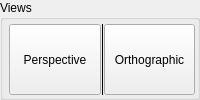
              <widget class="QGroupBox" name="view_group_box">
               <property name="maximumSize">
                <size>
                 <width>206</width>
                 <height>16777215</height>
                </size>
               </property>
               <property name="title">
                <string>Views</string>
               </property>
               <layout class="QHBoxLayout" name="horizontalLayout_43">
                <property name="spacing">
                 <number>0</number>
                </property>
                <property name="leftMargin">
                 <number>6</number>
                </property>
                <property name="topMargin">
                 <number>4</number>
                </property>
                <property name="rightMargin">
                 <number>2</number>
                </property>
                <property name="bottomMargin">
                 <number>2</number>
                </property>
                <item>
                 <widget class="QToolButton" name="perpective_button">
                  <property name="sizePolicy">
                   <sizepolicy hsizetype="Preferred" vsizetype="Preferred">
                    <horstretch>0</horstretch>
                    <verstretch>0</verstretch>
                   </sizepolicy>
                  </property>
                  <property name="minimumSize">
                   <size>
                    <width>77</width>
                    <height>32</height>
                   </size>
                  </property>
                  <property name="maximumSize">
                   <size>
                    <width>100</width>
                    <height>16777215</height>
                   </size>
                  </property>
                  <property name="toolTip">
                   <string>&lt;html&gt;&lt;head/&gt;&lt;body&gt;&lt;p&gt;Create New Project File&lt;/p&gt;&lt;/body&gt;&lt;/html&gt;</string>
                  </property>
                  <property name="text">
                   <string>Perspective</string>
                  </property>
                  <property name="icon">
                   <iconset resource="../../resources.qrc">
                    <normaloff>:/icons/perspective.png</normaloff>:/icons/perspective.png</iconset>
                  </property>
                  <property name="iconSize">
                   <size>
                    <width>34</width>
                    <height>36</height>
                   </size>
                  </property>
                  <property name="checkable">
                   <bool>true</bool>
                  </property>
                  <property name="autoExclusive">
                   <bool>true</bool>
                  </property>
                  <property name="toolButtonStyle">
                   <enum>Qt::ToolButtonStyle::ToolButtonTextUnderIcon</enum>
                  </property>
                  <attribute name="buttonGroup">
                   <string notr="true">view_button_group</string>
                  </attribute>
                 </widget>
                </item>
                <item>
                 <widget class="Line" name="line_16">
                  <property name="frameShadow">
                   <enum>QFrame::Shadow::Plain</enum>
                  </property>
                  <property name="orientation">
                   <enum>Qt::Orientation::Vertical</enum>
                  </property>
                 </widget>
                </item>
                <item>
                 <widget class="QToolButton" name="orthographic_button">
                  <property name="sizePolicy">
                   <sizepolicy hsizetype="Preferred" vsizetype="Preferred">
                    <horstretch>0</horstretch>
                    <verstretch>0</verstretch>
                   </sizepolicy>
                  </property>
                  <property name="minimumSize">
                   <size>
                    <width>77</width>
                    <height>32</height>
                   </size>
                  </property>
                  <property name="maximumSize">
                   <size>
                    <width>100</width>
                    <height>16777215</height>
                   </size>
                  </property>
                  <property name="toolTip">
                   <string>&lt;html&gt;&lt;head/&gt;&lt;body&gt;&lt;p&gt;Open Project File From Computer&lt;/p&gt;&lt;/body&gt;&lt;/html&gt;</string>
                  </property>
                  <property name="text">
                   <string>Orthographic</string>
                  </property>
                  <property name="icon">
                   <iconset resource="../../resources.qrc">
                    <normaloff>:/icons/orthographic.png</normaloff>:/icons/orthographic.png</iconset>
                  </property>
                  <property name="iconSize">
                   <size>
                    <width>30</width>
                    <height>36</height>
                   </size>
                  </property>
                  <property name="checkable">
                   <bool>true</bool>
                  </property>
                  <property name="autoExclusive">
                   <bool>true</bool>
                  </property>
                  <property name="toolButtonStyle">
                   <enum>Qt::ToolButtonStyle::ToolButtonTextUnderIcon</enum>
                  </property>
                  <attribute name="buttonGroup">
                   <string notr="true">view_button_group</string>
                  </attribute>
                 </widget>
                </item>
               </layout>
              </widget>
